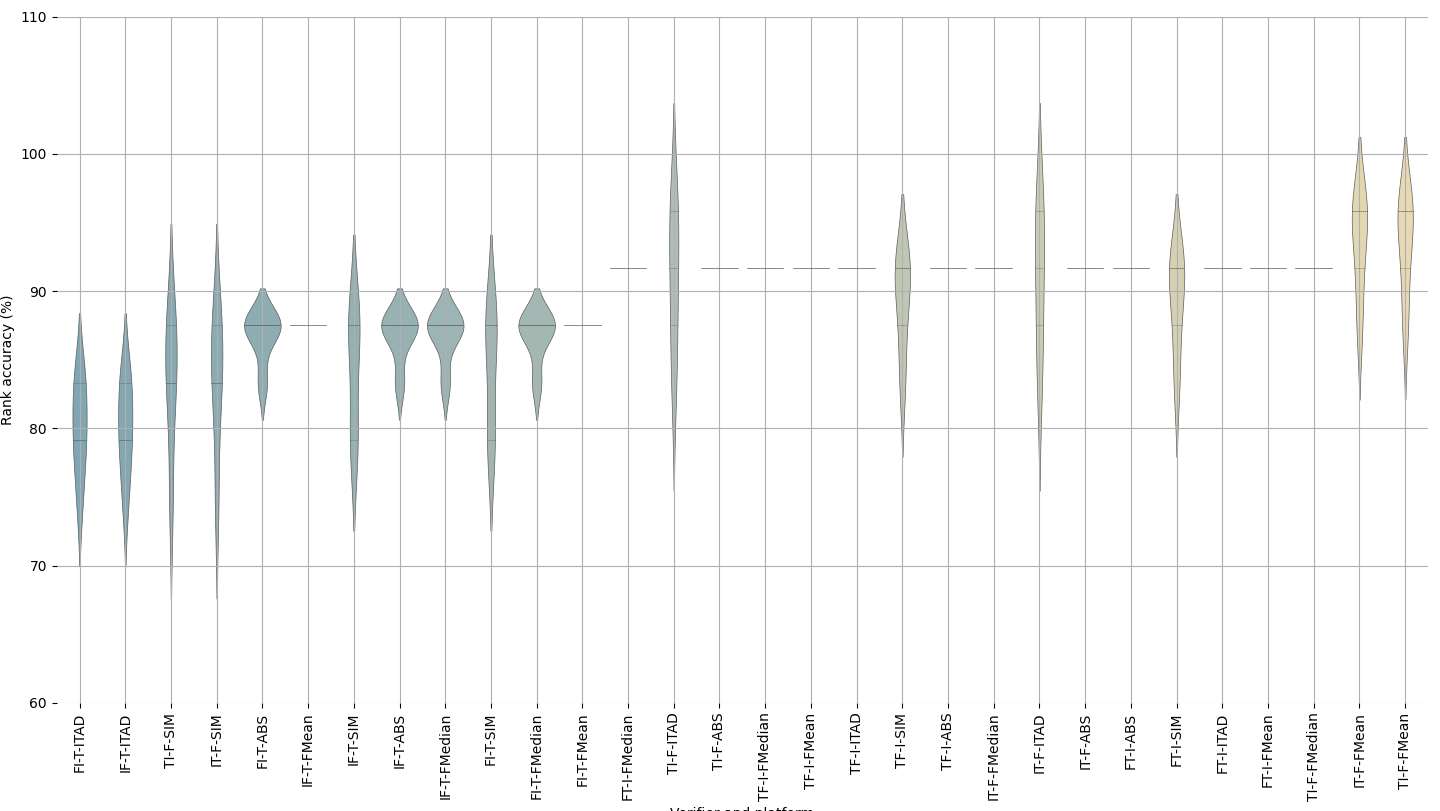

Recreate this plot in Python.
import matplotlib.pyplot as plt
import seaborn as sns
import pandas as pd

# Given data multiplied by 100
data = {
    "FI-T-ABS": [83.3333, 87.5, 87.5, 87.5, 87.5],
    "FI-T-SIM": [66.6667, 83.3333, 83.3333, 87.5, 87.5],
    "FI-T-ITAD": [75, 79.1667, 79.1667, 83.3333, 83.3333],
    "FI-T-FMean": [87.5, 87.5, 87.5, 87.5, 87.5],
    "FI-T-FMedian": [83.3333, 87.5, 87.5, 87.5, 87.5],
    "FT-I-ABS": [91.6667, 91.6667, 91.6667, 91.6667, 91.6667],
    "FT-I-SIM": [87.5, 91.6667, 91.6667, 91.6667, 91.6667],
    "FT-I-ITAD": [91.6667, 91.6667, 91.6667, 91.6667, 91.6667],
    "FT-I-FMean": [91.6667, 91.6667, 91.6667, 91.6667, 91.6667],
    "FT-I-FMedian": [91.6667, 91.6667, 91.6667, 91.6667, 91.6667],
    "IF-T-ABS": [83.3333, 87.5, 87.5, 87.5, 87.5],
    "IF-T-SIM": [66.6667, 83.3333, 83.3333, 87.5, 87.5],
    "IF-T-ITAD": [75, 79.1667, 79.1667, 83.3333, 83.3333],
    "IF-T-FMean": [87.5, 87.5, 87.5, 87.5, 87.5],
    "IF-T-FMedian": [83.3333, 87.5, 87.5, 87.5, 87.5],
    "IT-F-ABS": [91.6667, 91.6667, 91.6667, 91.6667, 91.6667],
    "IT-F-SIM": [75, 83.3333, 87.5, 87.5, 87.5],
    "IT-F-ITAD": [83.3333, 87.5, 91.6667, 95.8333, 95.8333],
    "IT-F-FMean": [87.5, 95.8333, 95.8333, 95.8333, 95.8333],
    "IT-F-FMedian": [91.6667, 91.6667, 91.6667, 91.6667, 91.6667],
    "TF-I-ABS": [91.6667, 91.6667, 91.6667, 91.6667, 91.6667],
    "TF-I-SIM": [87.5, 91.6667, 91.6667, 91.6667, 91.6667],
    "TF-I-ITAD": [91.6667, 91.6667, 91.6667, 91.6667, 91.6667],
    "TF-I-FMean": [91.6667, 91.6667, 91.6667, 91.6667, 91.6667],
    "TF-I-FMedian": [91.6667, 91.6667, 91.6667, 91.6667, 91.6667],
    "TI-F-ABS": [91.6667, 91.6667, 91.6667, 91.6667, 91.6667],
    "TI-F-SIM": [75, 83.3333, 87.5, 87.5, 87.5],
    "TI-F-ITAD": [83.3333, 87.5, 91.6667, 95.8333, 95.8333],
    "TI-F-FMean": [87.5, 95.8333, 95.8333, 95.8333, 95.8333],
    "TI-F-FMedian": [91.6667, 91.6667, 91.6667, 91.6667, 91.6667]
}

# Convert dictionary to DataFrame
df = pd.DataFrame(data)

# Sorting columns by median in ascending order
sorted_columns = df.median().sort_values().index

# Generate a custom color palette with the given blend
custom_palette = sns.blend_palette(["#7AB", "#EDA"], as_cmap=True)

# Generate a list of colors from the custom colormap
num_colors = df[sorted_columns].shape[1]  # number of columns
color_list = [custom_palette(i / (num_colors - 1)) for i in range(num_colors)]

# Plotting the sorted violin plot with the list of blended colors
plt.figure(figsize=(18, 10))
sns.violinplot(data=df[sorted_columns], inner="quartile", linewidth=0.5, palette=color_list)
plt.xticks(rotation=90)
plt.ylabel('Rank accuracy (%)')
plt.xlabel('Verifier and platform')
plt.ylim(60, 110)
ax = plt.gca()
for spine in ax.spines.values():
    spine.set_visible(False)
# plt.title("Sorted Violin Plot with Custom Color Palette")
plt.grid(True)
plt.tight_layout()
plt.show()
